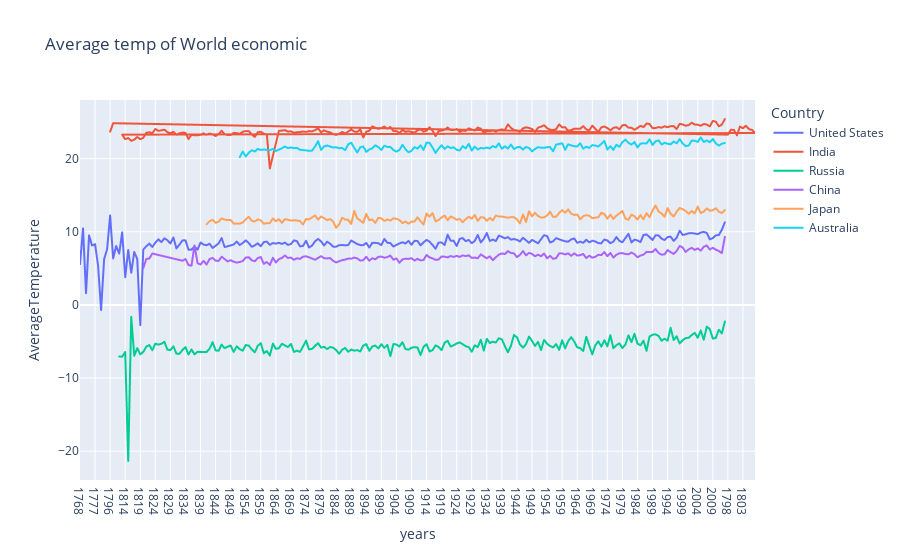

The cell this chart's notebook holds for it:
### Code cell
fig =px.line(avg_temp,x='years',y='AverageTemperature', color='Country', title='Average temp of World economic')
fig.show()

### Figure 1 — Plotly figure (JSON) as saved in the notebook; plotly's stock layout.template omitted (floating-point values rounded to 4 significant figures; data arrays with more than 128 entries replaced by an {"elided": "..."} marker saying what was removed)
{"data": [{"hovertemplate": "Country=United States<br>years=%{x}<br>AverageTemperature=%{y}<extra></extra>", "legendgroup": "United States", "line": {"color": "#636efa", "dash": "solid"}, "marker": {"symbol": "circle"}, "mode": "lines", "name": "United States", "showlegend": true, "type": "scattergl", "x": {"elided": "215 str values"}, "xaxis": "x", "y": {"elided": "215 float values"}, "yaxis": "y"}, {"hovertemplate": "Country=India<br>years=%{x}<br>AverageTemperature=%{y}<extra></extra>", "legendgroup": "India", "line": {"color": "#EF553B", "dash": "solid"}, "marker": {"symbol": "circle"}, "mode": "lines", "name": "India", "showlegend": true, "type": "scattergl", "x": {"elided": "211 str values"}, "xaxis": "x", "y": {"elided": "211 float values"}, "yaxis": "y"}, {"hovertemplate": "Country=Russia<br>years=%{x}<br>AverageTemperature=%{y}<extra></extra>", "legendgroup": "Russia", "line": {"color": "#00cc96", "dash": "solid"}, "marker": {"symbol": "circle"}, "mode": "lines", "name": "Russia", "showlegend": true, "type": "scattergl", "x": {"elided": "202 str values"}, "xaxis": "x", "y": {"elided": "202 float values"}, "yaxis": "y"}, {"hovertemplate": "Country=China<br>years=%{x}<br>AverageTemperature=%{y}<extra></extra>", "legendgroup": "China", "line": {"color": "#ab63fa", "dash": "solid"}, "marker": {"symbol": "circle"}, "mode": "lines", "name": "China", "showlegend": true, "type": "scattergl", "x": {"elided": "185 str values"}, "xaxis": "x", "y": {"elided": "185 float values"}, "yaxis": "y"}, {"hovertemplate": "Country=Japan<br>years=%{x}<br>AverageTemperature=%{y}<extra></extra>", "legendgroup": "Japan", "line": {"color": "#FFA15A", "dash": "solid"}, "marker": {"symbol": "circle"}, "mode": "lines", "name": "Japan", "showlegend": true, "type": "scattergl", "x": {"elided": "173 str values"}, "xaxis": "x", "y": {"elided": "173 float values"}, "yaxis": "y"}, {"hovertemplate": "Country=Australia<br>years=%{x}<br>AverageTemperature=%{y}<extra></extra>", "legendgroup": "Australia", "line": {"color": "#19d3f3", "dash": "solid"}, "marker": {"symbol": "circle"}, "mode": "lines", "name": "Australia", "showlegend": true, "type": "scattergl", "x": {"elided": "162 str values"}, "xaxis": "x", "y": {"elided": "162 float values"}, "yaxis": "y"}], "layout": {"legend": {"title": {"text": "Country"}, "tracegroupgap": 0}, "title": {"text": "Average temp of World economic"}, "xaxis": {"anchor": "y", "domain": [0, 1], "title": {"text": "years"}}, "yaxis": {"anchor": "x", "domain": [0, 1], "title": {"text": "AverageTemperature"}}}}
